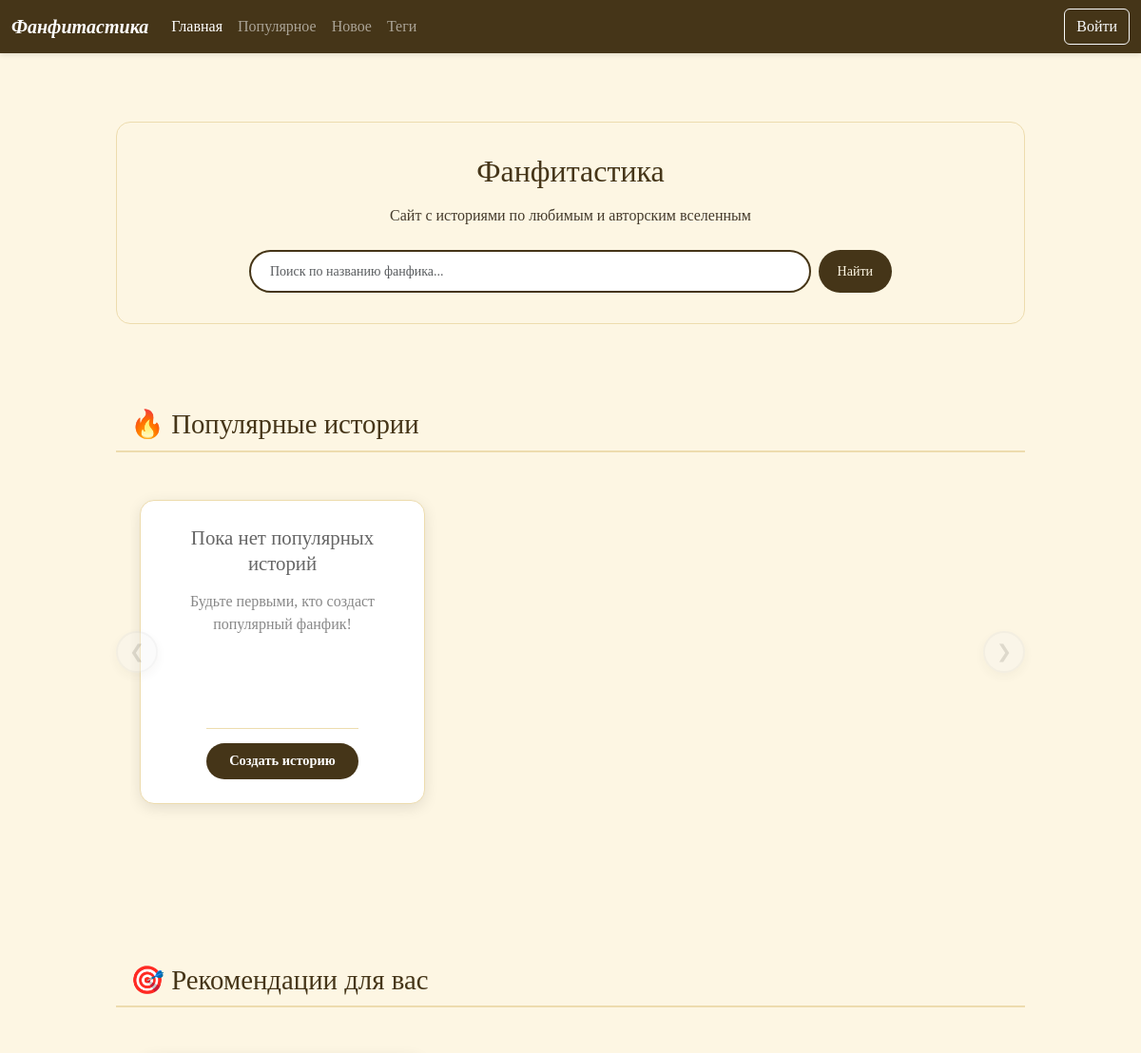
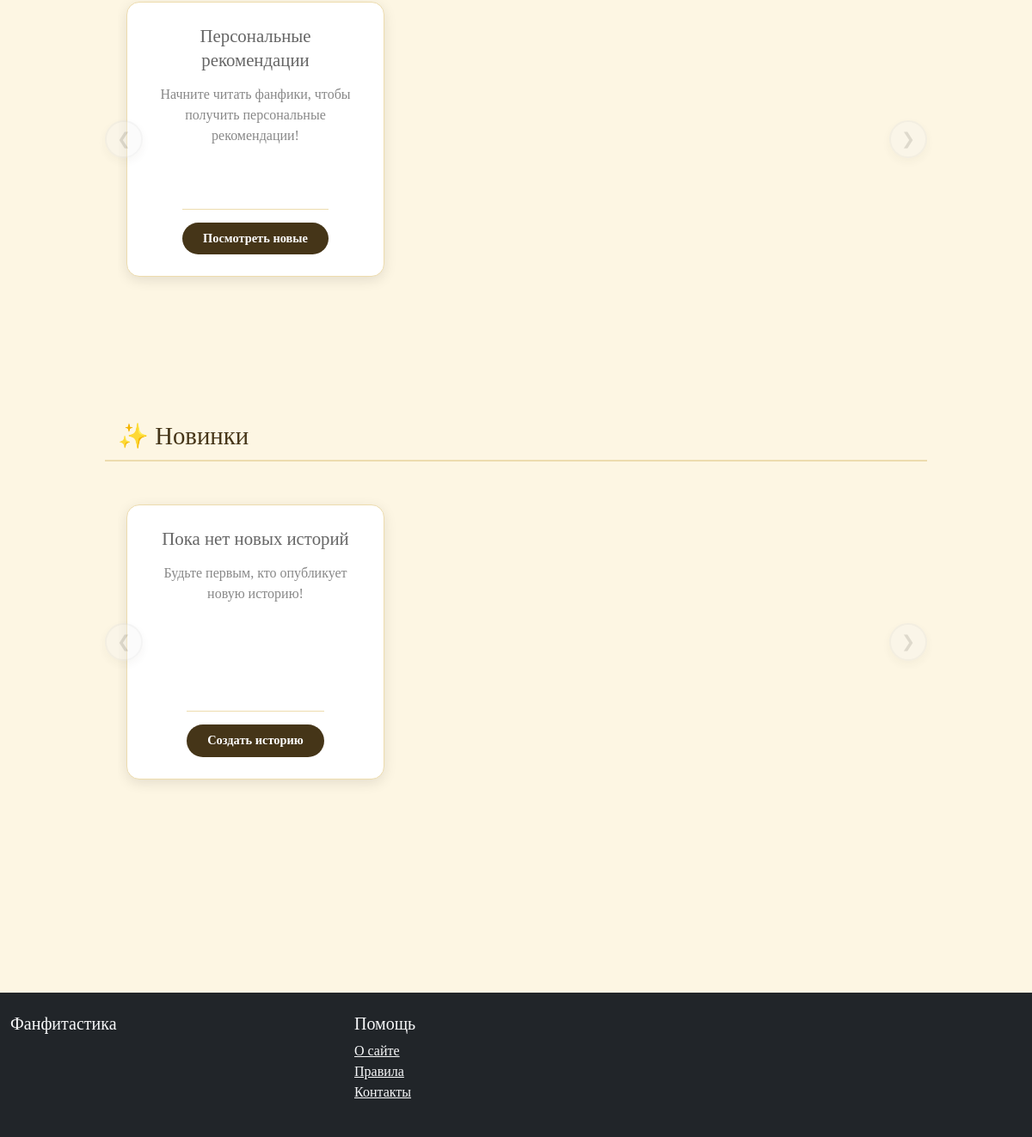
Before: / with the older database file (2 pictures, top to bottom).
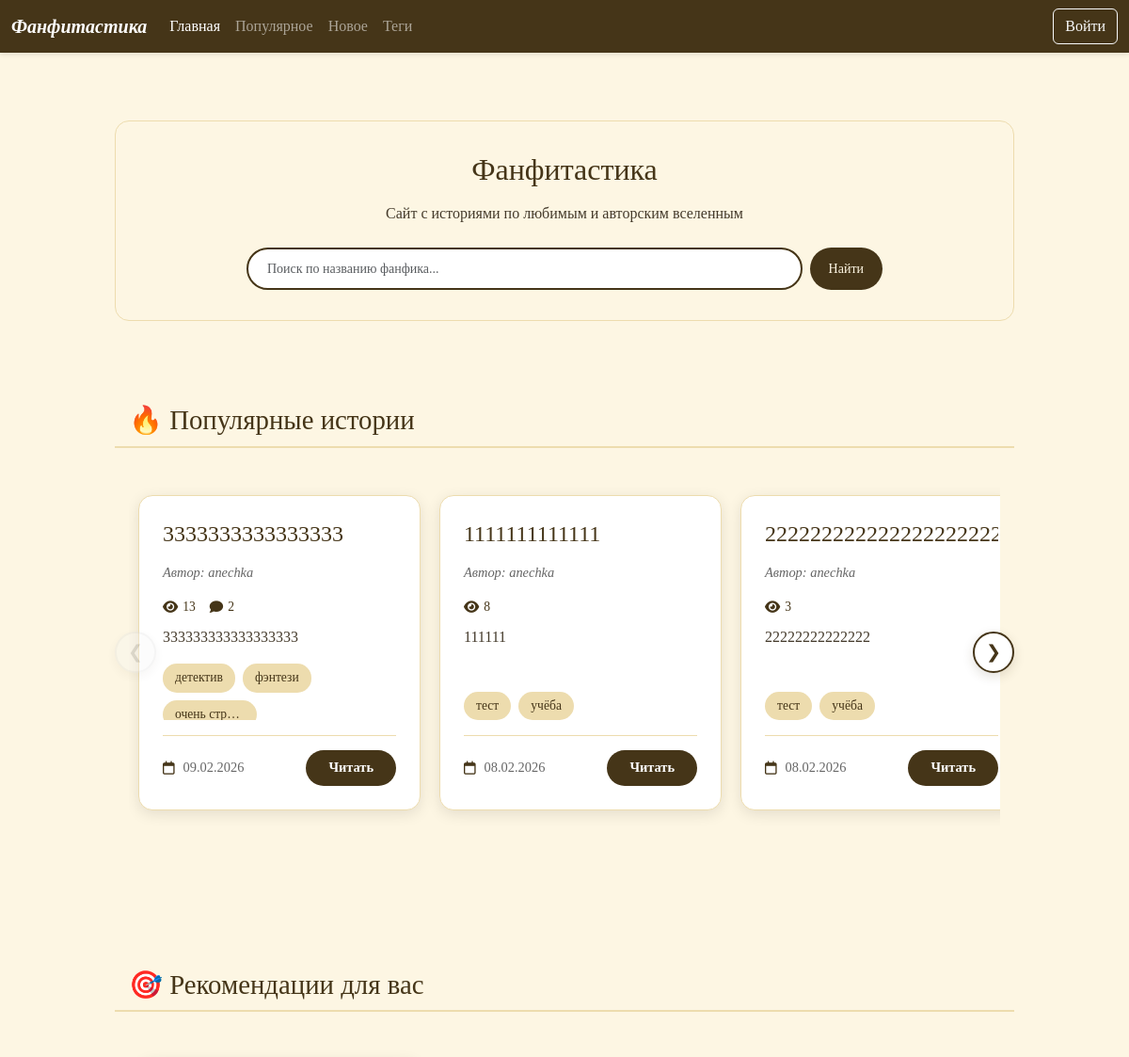
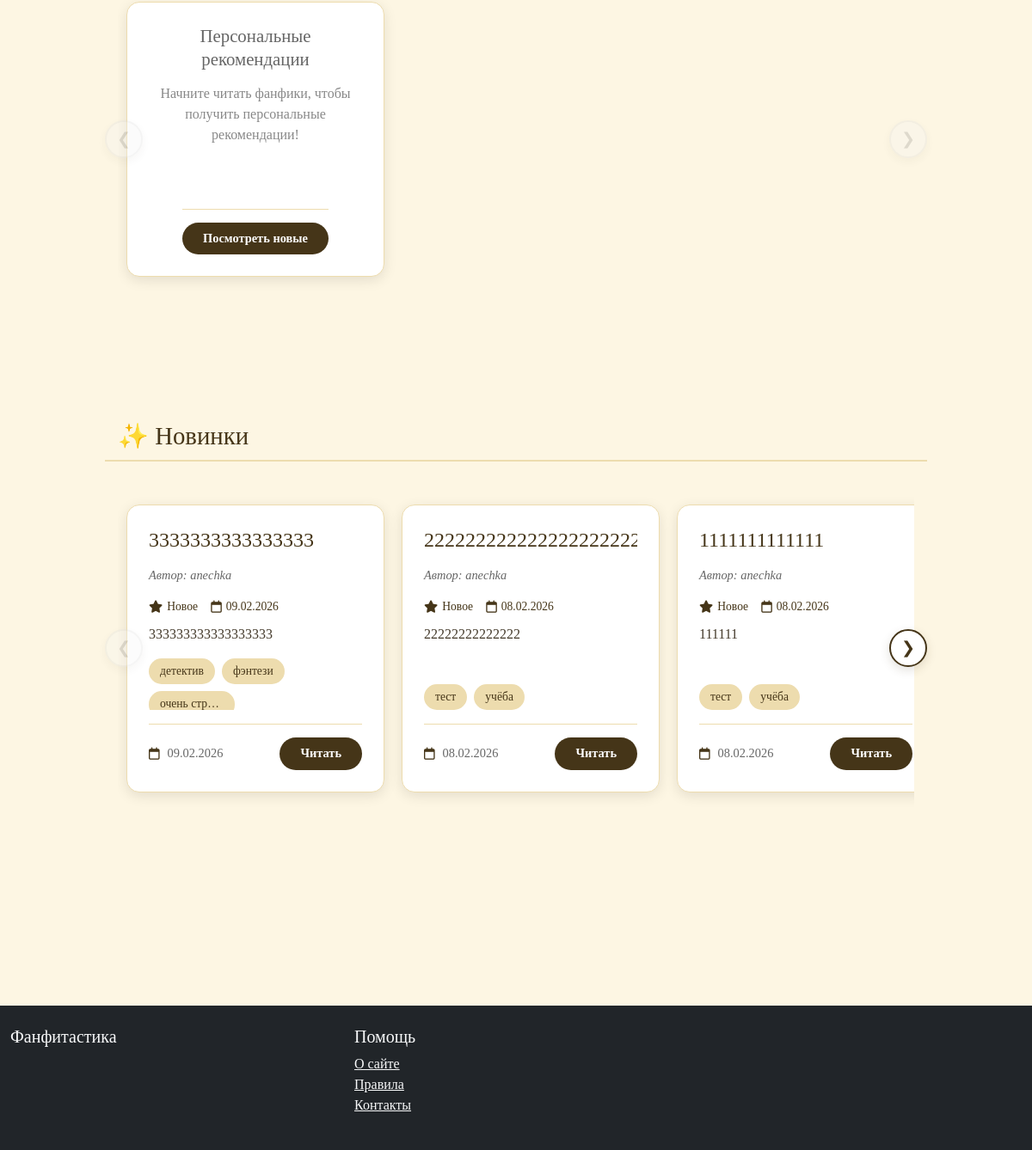
After: the same page with the newer database file (2 pictures, top to bottom).
### users/models.py (models this page shows, shortened)
class Fanfic(models.Model):
    STATUS_CHOICES = [
        ('draft', 'Черновик'),
        ('published', 'Опубликовано'),
        ('archived', 'В архиве'),
        ('deleted', 'В корзине'),
    ]
    title = models.CharField(max_length=200, verbose_name='Название')
    description = models.TextField(blank=True, verbose_name='Описание')
    content = models.TextField(verbose_name='Текст фанфика')
    author = models.ForeignKey(CustomUser, on_delete=models.CASCADE, verbose_name='Автор')
    created_at = models.DateTimeField(auto_now_add=True, verbose_name='Дата создания')
    updated_at = models.DateTimeField(auto_now=True, verbose_name='Дата обновления')
    status = models.CharField(max_length=20, choices=STATUS_CHOICES, default='draft', verbose_name='Статус')
    tags = models.CharField(max_length=500, blank=True, verbose_name='Теги (через запятую)')
    views_count = models.PositiveIntegerField(default=0, verbose_name='Количество просмотров')
    last_viewed_at = models.DateTimeField(null=True, blank=True, verbose_name='Последний просмотр')
    deleted_at = models.DateTimeField(null=True, blank=True, verbose_name="Дата удаления в корзину")
    purge_at = models.DateTimeField(null=True, blank=True, verbose_name="Дата окончательного удаления")
    archived_at = models.DateTimeField(null=True, blank=True, verbose_name="Дата архивации")
    class Meta:
        verbose_name = 'Фанфик'
        verbose_name_plural = 'Фанфики'
        ordering = ['-created_at']
        indexes = [
            models.Index(fields=['-views_count']),
            models.Index(fields=['-created_at']),
            models.Index(fields=['status']),
        ]
    def get_tags_list(self):
        if self.tags:
            tags = [tag.strip().lower() for tag in self.tags.split(',')]
            return [tag for tag in tags if tag]
        return []
    def get_comments_count(self):
        return self.comments.filter(is_deleted=False).count()

class CustomUser(AbstractUser):
    nickname = models.CharField(max_length=50, blank=True, null=True, verbose_name='Никнейм')
    country = models.CharField(
        max_length=100,
        blank=True,
        null=True,
        verbose_name='Страна',
        choices=COUNTRIES
    )
    phone_regex = RegexValidator(
        regex=r'^\+?1?\d{9,15}$',
        message="Номер телефона должен быть в формате: '+999999999'. Максимум 15 цифр."
    )
    phone = models.CharField(
        validators=[phone_regex],
        max_length=17,
        blank=True,
        null=True,
        verbose_name='Номер телефона',
        help_text='Формат: +79991234567'
    )

### users/views.py (the view)
# urls.py: path('', index_view, name='index'),  # ← ИЗМЕНИТЬ ЭТУ СТРОКУ!
def index_view(request):
    print("=" * 80)
    print("🚀 index_view ВЫЗВАНА")
    print("=" * 80)
    popular_fanfics = Fanfic.objects.filter(
        status='published'
    ).order_by('-views_count', '-created_at')[:10]
    print(f"🔥 ПОПУЛЯРНЫЕ: {popular_fanfics.count()} фанфиков")
    new_fanfics = Fanfic.objects.filter(
        status='published'
    ).order_by('-created_at')[:10]
    print(f"✨ НОВИНКИ: {new_fanfics.count()} фанфиков")
    print(f"\n🎯 ФОРМИРУЕМ РЕКОМЕНДАЦИИ ИЗ ПОСЛЕДНЕГО ФАНФИКА:")
    if request.user.is_authenticated:
        last_view = ViewHistory.objects.filter(
            user=request.user
        ).select_related('fanfic').order_by('-viewed_at').first()
        if last_view:
            print(f"   Последний фанфик: '{last_view.fanfic.title}'")
            if last_view.fanfic.tags:
                tags = last_view.fanfic.get_tags_list()
                clean_tags = [tag.strip() for tag in tags if tag.strip()]
                print(f"   Теги последнего фанфика: {clean_tags}")
                if clean_tags:
                    recommended_fanfics = get_recommendations_from_last_fanfic(
                        tags=clean_tags,
                        exclude_fanfic_id=last_view.fanfic.id,
                        limit=10
                    )
                    print(f"   Найдено рекомендаций: {recommended_fanfics.count()}")
                else:
                    recommended_fanfics = Fanfic.objects.none()
                    print("   Нет тегов в последнем фанфике - пустые рекомендации")
            else:
                recommended_fanfics = Fanfic.objects.none()
                print("   Нет тегов в последнем фанфике - пустые рекомендации")
        else:
            recommended_fanfics = Fanfic.objects.none()
            print("   Нет истории просмотров - пустые рекомендации")
    else:
        recommended_fanfics = Fanfic.objects.none()
        print("   Пользователь не авторизован - пустые рекомендации")
    print("=" * 80)
    context = {
        'popular_fanfics': popular_fanfics,
        'new_fanfics': new_fanfics,
        'recommended_fanfics': recommended_fanfics,
    }
    return render(request, 'index.html', context)

### fanfiction/templates/index.html (shortened to what the changed rows need)
{% extends 'base.html' %}
{% load static %}
{% block content %}
<section class="py-3 py-md-5 mobile-padding">
    <div class="container-fluid">
        <div class="row justify-content-center">
            <div class="col-12 col-md-10">
                <div class="text-center mb-5 hero-section">
                    <h1 class="h2 mb-3">Фанфитастика</h1>
                </div>
                <div class="stories-selection">
                    <h2 class="selection-title">🔥 Популярные истории</h2>
                    <div class="stories-scroll-container">
                        <button class="scroll-btn scroll-btn-prev" data-target="popular-scroll">❮</button>
                        <button class="scroll-btn scroll-btn-next" data-target="popular-scroll">❯</button>
                        <div class="stories-scroll" id="popular-scroll">
                            {% for fanfic in popular_fanfics %}
                            <div class="story-card">
                                <h3 class="story-title">{{ fanfic.title|truncatechars:50 }}</h3>
                                <div class="story-author">Автор: {{ fanfic.author.username }}</div>
                                <div class="story-stats">
                                    <span class="stat-item">
                                        <i class="fas fa-eye"></i> {{ fanfic.views_count }}
                                    </span>
                                    {% if fanfic.get_comments_count > 0 %}
                                    <span class="stat-item">
                                        <i class="fas fa-comment"></i> {{ fanfic.get_comments_count }}
                                    </span>
                                    {% endif %}
                                </div>
                                {% if fanfic.description %}
                                <p class="story-description">{{ fanfic.description|truncatechars:150 }}</p>
                                {% else %}
                                <p class="story-description no-description">Описание отсутствует</p>
                                {% endif %}
                                <div class="story-tags">
                                    {% for tag in fanfic.get_tags_list|slice:":3" %}
                                        {% if tag and tag.strip %}
                                            {% with tag_slug=tag|slugify %}
                                                {% if tag_slug %}
                                                    <a href="{% url 'tag_detail' tag_slug %}" class="tag">{{ tag|truncatechars:15 }}</a>
                                                {% else %}
                                                    <span class="tag">{{ tag|truncatechars:15 }}</span>
                                                {% endif %}
                                            {% endwith %}
                                        {% endif %}
                                    {% empty %}
                                    <span class="tag no-tags">без тегов</span>
                                    {% endfor %}
                                </div>
                                <div class="story-footer">
                                    <small class="story-date">
                                        <i class="far fa-calendar me-1"></i> {{ fanfic.created_at|date:"d.m.Y" }}
                                    </small>
                                    <a href="{% url 'fanfic_detail' fanfic.pk %}" class="btn-read">Читать</a>
                                </div>
                            </div>
                            {% empty %}
                            <div class="story-card empty-card">
                                <h3 class="story-title">Пока нет популярных историй</h3>
                                <p class="story-description">Будьте первыми, кто создаст популярный фанфик!</p>
                                <div class="story-footer">
                                    <a href="{% url 'fanfic_create' %}" class="btn-read">Создать историю</a>
                                </div>
                            </div>
                            {% endfor %}
                        </div>
                    </div>
                </div>
                <div class="stories-selection">
                    <h2 class="selection-title">🎯 Рекомендации для вас</h2>
                </div>
                <div class="stories-selection">
                    <h2 class="selection-title">✨ Новинки</h2>
                    <div class="stories-scroll-container">
                        <button class="scroll-btn scroll-btn-prev" data-target="new-scroll">❮</button>
                        <button class="scroll-btn scroll-btn-next" data-target="new-scroll">❯</button>
                        <div class="stories-scroll" id="new-scroll">
                            {% for fanfic in new_fanfics|slice:":10" %}
                            <div class="story-card">
                                <h3 class="story-title">{{ fanfic.title|truncatechars:50 }}</h3>
                                <div class="story-author">Автор: {{ fanfic.author.username }}</div>
                                <div class="story-stats">
                                    <span class="stat-item">
                                        <i class="fas fa-star"></i> Новое
                                    </span>
                                    <span class="stat-item">
                                        <i class="far fa-calendar"></i> {{ fanfic.created_at|date:"d.m.Y" }}
                                    </span>
                                </div>
                                {% if fanfic.description %}
                                <p class="story-description">{{ fanfic.description|truncatechars:150 }}</p>
                                {% else %}
                                <p class="story-description no-description">Описание отсутствует</p>
                                {% endif %}
                                <div class="story-tags">
                                    {% for tag in fanfic.get_tags_list|slice:":3" %}
                                        {% if tag and tag.strip %}
                                            {% with tag_slug=tag|slugify %}
                                                {% if tag_slug %}
                                                    <a href="{% url 'tag_detail' tag_slug %}" class="tag">{{ tag|truncatechars:15 }}</a>
                                                {% else %}
                                                    <span class="tag">{{ tag|truncatechars:15 }}</span>
                                                {% endif %}
                                            {% endwith %}
                                        {% endif %}
                                    {% empty %}
                                    <span class="tag no-tags">без тегов</span>
                                    {% endfor %}
                                </div>
                                <div class="story-footer">
                                    <small class="story-date">
                                        <i class="far fa-calendar me-1"></i> {{ fanfic.created_at|date:"d.m.Y" }}
                                    </small>
                                    <a href="{% url 'fanfic_detail' fanfic.pk %}" class="btn-read">Читать</a>
                                </div>
                            </div>
                            {% empty %}
                            <div class="story-card empty-card">
                                <h3 class="story-title">Пока нет новых историй</h3>
                                <p class="story-description">Будьте первым, кто опубликует новую историю!</p>
                                <div class="story-footer">
                                    <a href="{% url 'fanfic_create' %}" class="btn-read">Создать историю</a>
                                </div>
                            </div>
                            {% endfor %}
                        </div>
                    </div>
                </div>
            </div>
        </div>
    </div>
</section>
{% endblock %}

Changed rows visible on the page:
added Fanfic: title "3333333333333333", author.username "anechka", views_count "13", get_comments_count "2", description "333333333333333333", get_tags_list "детектив" "фэнтези" "очень стр…", created_at "09.02.2026", get_tags_list "детектив" "фэнтези" "очень стр…"
added Fanfic: title "1111111111111", author.username "anechka", views_count "8", description "111111", get_tags_list "тест" "учёба", created_at "08.02.2026", get_tags_list "тест" "учёба"
added Fanfic: title "222222222222222222…", author.username "anechka", views_count "3", description "22222222222222", get_tags_list "тест" "учёба", created_at "08.02.2026", get_tags_list "тест" "учёба"
Other visible differences:
text no longer shown: "Пока нет популярных историй Будьте первыми, кто создаст популярный фанфик! Создать историю Пока нет новых историй Будьте первым, кто опубликует новую историю! Создать историю"
